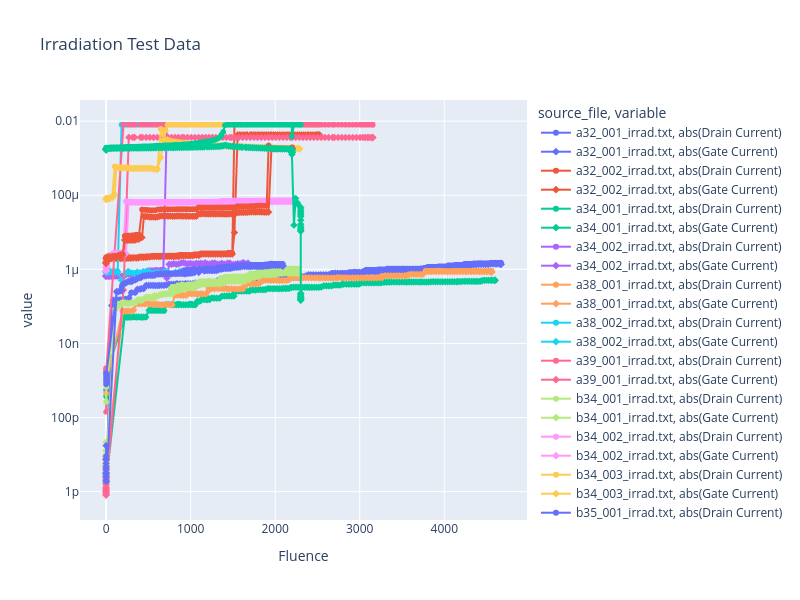

The notebook cell saved with this chart:
### Markdown cell above
## Irradiation Data

### Code cell
# Get irradiation data and plot Drain Current and Gate Current vs. Fluence on the same graph, with separate lines for each source file.
irrad_df = df[df["source_file"].str.contains("_irrad", case=False, na=False)]

if irrad_df.empty:
    print("No irradiation data found in the DataFrame.")
else:
    fig_irrad = px.line(
        irrad_df,
        x="Fluence",
        y=["abs(Drain Current)", "abs(Gate Current)"],
        color="source_file",
        markers=True,
        symbol="variable",
        title="Irradiation Test Data",
    )

    fig_irrad.update_layout(
        width=800,
        height=600,
        yaxis_type="log",  # Logarithmic scale for current to better visualize low currents
    )
    fig_irrad.show()

### Figure 1 — Plotly figure (JSON) as saved in the notebook; plotly's stock layout.template omitted (floating-point values rounded to 4 significant figures; data arrays with more than 128 entries replaced by an {"elided": "..."} marker saying what was removed)
{"data": [{"hovertemplate": "source_file=a32_001_irrad.txt<br>variable=abs(Drain Current)<br>Fluence=%{x}<br>value=%{y}<extra></extra>", "legendgroup": "a32_001_irrad.txt, abs(Drain Current)", "line": {"color": "#636efa", "dash": "solid"}, "marker": {"symbol": "circle"}, "mode": "lines+markers", "name": "a32_001_irrad.txt, abs(Drain Current)", "showlegend": true, "type": "scattergl", "x": {"elided": "254 float values"}, "xaxis": "x", "y": {"elided": "254 float values"}, "yaxis": "y"}, {"hovertemplate": "source_file=a32_001_irrad.txt<br>variable=abs(Gate Current)<br>Fluence=%{x}<br>value=%{y}<extra></extra>", "legendgroup": "a32_001_irrad.txt, abs(Gate Current)", "line": {"color": "#636efa", "dash": "solid"}, "marker": {"symbol": "diamond"}, "mode": "lines+markers", "name": "a32_001_irrad.txt, abs(Gate Current)", "showlegend": true, "type": "scattergl", "x": {"elided": "254 float values"}, "xaxis": "x", "y": {"elided": "254 float values"}, "yaxis": "y"}, {"hovertemplate": "source_file=a32_002_irrad.txt<br>variable=abs(Drain Current)<br>Fluence=%{x}<br>value=%{y}<extra></extra>", "legendgroup": "a32_002_irrad.txt, abs(Drain Current)", "line": {"color": "#EF553B", "dash": "solid"}, "marker": {"symbol": "circle"}, "mode": "lines+markers", "name": "a32_002_irrad.txt, abs(Drain Current)", "showlegend": true, "type": "scattergl", "x": {"elided": "173 float values"}, "xaxis": "x", "y": {"elided": "173 float values"}, "yaxis": "y"}, {"hovertemplate": "source_file=a32_002_irrad.txt<br>variable=abs(Gate Current)<br>Fluence=%{x}<br>value=%{y}<extra></extra>", "legendgroup": "a32_002_irrad.txt, abs(Gate Current)", "line": {"color": "#EF553B", "dash": "solid"}, "marker": {"symbol": "diamond"}, "mode": "lines+markers", "name": "a32_002_irrad.txt, abs(Gate Current)", "showlegend": true, "type": "scattergl", "x": {"elided": "173 float values"}, "xaxis": "x", "y": {"elided": "173 float values"}, "yaxis": "y"}, {"hovertemplate": "source_file=a34_001_irrad.txt<br>variable=abs(Drain Current)<br>Fluence=%{x}<br>value=%{y}<extra></extra>", "legendgroup": "a34_001_irrad.txt, abs(Drain Current)", "line": {"color": "#00cc96", "dash": "solid"}, "marker": {"symbol": "circle"}, "mode": "lines+markers", "name": "a34_001_irrad.txt, abs(Drain Current)", "showlegend": true, "type": "scattergl", "x": {"elided": "224 float values"}, "xaxis": "x", "y": {"elided": "224 float values"}, "yaxis": "y"}, {"hovertemplate": "source_file=a34_001_irrad.txt<br>variable=abs(Gate Current)<br>Fluence=%{x}<br>value=%{y}<extra></extra>", "legendgroup": "a34_001_irrad.txt, abs(Gate Current)", "line": {"color": "#00cc96", "dash": "solid"}, "marker": {"symbol": "diamond"}, "mode": "lines+markers", "name": "a34_001_irrad.txt, abs(Gate Current)", "showlegend": true, "type": "scattergl", "x": {"elided": "224 float values"}, "xaxis": "x", "y": {"elided": "224 float values"}, "yaxis": "y"}, {"hovertemplate": "source_file=a34_002_irrad.txt<br>variable=abs(Drain Current)<br>Fluence=%{x}<br>value=%{y}<extra></extra>", "legendgroup": "a34_002_irrad.txt, abs(Drain Current)", "line": {"color": "#ab63fa", "dash": "solid"}, "marker": {"symbol": "circle"}, "mode": "lines+markers", "name": "a34_002_irrad.txt, abs(Drain Current)", "showlegend": true, "type": "scattergl", "x": {"elided": "179 float values"}, "xaxis": "x", "y": {"elided": "179 float values"}, "yaxis": "y"}, {"hovertemplate": "source_file=a34_002_irrad.txt<br>variable=abs(Gate Current)<br>Fluence=%{x}<br>value=%{y}<extra></extra>", "legendgroup": "a34_002_irrad.txt, abs(Gate Current)", "line": {"color": "#ab63fa", "dash": "solid"}, "marker": {"symbol": "diamond"}, "mode": "lines+markers", "name": "a34_002_irrad.txt, abs(Gate Current)", "showlegend": true, "type": "scattergl", "x": {"elided": "179 float values"}, "xaxis": "x", "y": {"elided": "179 float values"}, "yaxis": "y"}, {"hovertemplate": "source_file=a38_001_irrad.txt<br>variable=abs(Drain Current)<br>Fluence=%{x}<br>value=%{y}<extra></extra>", "legendgroup": "a38_001_irrad.txt, abs(Drain Current)", "line": {"color": "#FFA15A", "dash": "solid"}, "marker": {"symbol": "circle"}, "mode": "lines+markers", "name": "a38_001_irrad.txt, abs(Drain Current)", "showlegend": true, "type": "scattergl", "x": {"elided": "227 float values"}, "xaxis": "x", "y": {"elided": "227 float values"}, "yaxis": "y"}, {"hovertemplate": "source_file=a38_001_irrad.txt<br>variable=abs(Gate Current)<br>Fluence=%{x}<br>value=%{y}<extra></extra>", "legendgroup": "a38_001_irrad.txt, abs(Gate Current)", "line": {"color": "#FFA15A", "dash": "solid"}, "marker": {"symbol": "diamond"}, "mode": "lines+markers", "name": "a38_001_irrad.txt, abs(Gate Current)", "showlegend": true, "type": "scattergl", "x": {"elided": "227 float values"}, "xaxis": "x", "y": {"elided": "227 float values"}, "yaxis": "y"}, {"hovertemplate": "source_file=a38_002_irrad.txt<br>variable=abs(Drain Current)<br>Fluence=%{x}<br>value=%{y}<extra></extra>", "legendgroup": "a38_002_irrad.txt, abs(Drain Current)", "line": {"color": "#19d3f3", "dash": "solid"}, "marker": {"symbol": "circle"}, "mode": "lines+markers", "name": "a38_002_irrad.txt, abs(Drain Current)", "showlegend": true, "type": "scattergl", "x": [0.0, 0.0, 0.0, 0.0, 0.0, 0.0, 0.0, 0.0, 0.0, 0.0, 0.0, 0.0, 0.0, 0.0, 0.0, 0.0, 0.0, 0.0, 0.0, 0.0, 0.0, 0.0, 0.0, 0.0, 0.0, 0.0, 0.0, 0.0, 0.0, 0.0, 0.0, 0.0, 0.0, 0.0, 0.0, 0.0, 4.0, 14.0, 19.0, 30.0, 40.0, 50.0, 76.0, 107.0, 137.0, 183.0, 229.0, 260.0, 275.0, 306.0, 337.0, 369.0, 404.0, 439.0, 473.0, 508.0, 541.0, 570.0, 599.0, 628.0, 658.0, 689.0, 721.0, 754.0, 770.0, 819.0, 836.0, 855.0, 875.0, 894.0, 914.0, 932.0, 932.0, 932.0, 932.0, 932.0, 932.0, 932.0, 932.0, 932.0, 932.0, 932.0, 932.0, 932.0, 932.0], "xaxis": "x", "y": [8.463e-07, 8.859e-07, 8.835e-07, 8.864e-07, 8.892e-07, 8.916e-07, 8.956e-07, 8.896e-07, 8.992e-07, 8.954e-07, 8.89e-07, 8.888e-07, 8.927e-07, 8.888e-07, 8.904e-07, 8.862e-07, 8.894e-07, 8.823e-07, 8.808e-07, 8.758e-07, 8.755e-07, 8.76e-07, 8.818e-07, 8.801e-07, 8.822e-07, 8.808e-07, 8.861e-07, 8.923e-07, 8.93e-07, 8.992e-07, 8.952e-07, 8.868e-07, 8.908e-07, 8.871e-07, 8.835e-07, 8.937e-07, 9.012e-07, 8.994e-07, 8.955e-07, 8.88e-07, 8.868e-07, 8.897e-07, 8.841e-07, 8.894e-07, 8.862e-07, 0.008002, 0.008002, 0.008002, 0.008002, 0.008002, 0.008002, 0.008002, 0.008002, 0.008002, 0.008002, 0.008002, 0.008002, 0.008002, 0.008002, 0.008002, 0.008002, 0.008002, 0.008002, 0.008002, 0.008002, 0.008002, 0.008002, 0.008002, 0.008002, 0.008002, 0.008002, 0.008002, 0.008002, 0.008002, 0.008002, 0.008002, 0.008002, 0.008002, 0.008002, 0.008002, 0.008002, 0.008002, 0.008002, 0.008002, 0.008002], "yaxis": "y"}, {"hovertemplate": "source_file=a38_002_irrad.txt<br>variable=abs(Gate Current)<br>Fluence=%{x}<br>value=%{y}<extra></extra>", "legendgroup": "a38_002_irrad.txt, abs(Gate Current)", "line": {"color": "#19d3f3", "dash": "solid"}, "marker": {"symbol": "diamond"}, "mode": "lines+markers", "name": "a38_002_irrad.txt, abs(Gate Current)", "showlegend": true, "type": "scattergl", "x": [0.0, 0.0, 0.0, 0.0, 0.0, 0.0, 0.0, 0.0, 0.0, 0.0, 0.0, 0.0, 0.0, 0.0, 0.0, 0.0, 0.0, 0.0, 0.0, 0.0, 0.0, 0.0, 0.0, 0.0, 0.0, 0.0, 0.0, 0.0, 0.0, 0.0, 0.0, 0.0, 0.0, 0.0, 0.0, 0.0, 4.0, 14.0, 19.0, 30.0, 40.0, 50.0, 76.0, 107.0, 137.0, 183.0, 229.0, 260.0, 275.0, 306.0, 337.0, 369.0, 404.0, 439.0, 473.0, 508.0, 541.0, 570.0, 599.0, 628.0, 658.0, 689.0, 721.0, 754.0, 770.0, 819.0, 836.0, 855.0, 875.0, 894.0, 914.0, 932.0, 932.0, 932.0, 932.0, 932.0, 932.0, 932.0, 932.0, 932.0, 932.0, 932.0, 932.0, 932.0, 932.0], "xaxis": "x", "y": [8.341e-07, 8.514e-07, 8.484e-07, 8.524e-07, 8.528e-07, 8.539e-07, 8.561e-07, 8.541e-07, 8.587e-07, 8.551e-07, 8.539e-07, 8.516e-07, 8.567e-07, 8.547e-07, 8.558e-07, 8.498e-07, 8.517e-07, 8.454e-07, 8.456e-07, 8.491e-07, 8.474e-07, 8.461e-07, 8.489e-07, 8.481e-07, 8.488e-07, 8.469e-07, 8.496e-07, 8.525e-07, 8.541e-07, 8.562e-07, 8.537e-07, 8.518e-07, 8.51e-07, 8.511e-07, 8.549e-07, 8.545e-07, 8.559e-07, 8.58e-07, 8.543e-07, 8.513e-07, 8.52e-07, 8.507e-07, 8.51e-07, 8.518e-07, 8.522e-07, 5.031e-07, 7.618e-07, 8.741e-07, 8.395e-07, 8.026e-07, 7.814e-07, 8.462e-07, 7.992e-07, 8.635e-07, 8.814e-07, 8.667e-07, 7.742e-07, 7.686e-07, 8.338e-07, 7.851e-07, 7.955e-07, 8.573e-07, 8.541e-07, 7.648e-07, 7.479e-07, 8.301e-07, 7.71e-07, 8.272e-07, 8.806e-07, 8.769e-07, 8.134e-07, 8.047e-07, 8.219e-07, 8.394e-07, 8.403e-07, 8.687e-07, 8.625e-07, 7.896e-07, 8.13e-07, 8.283e-07, 7.48e-07, 7.842e-07, 8.109e-07, 9.045e-07, 7.99e-07], "yaxis": "y"}, {"hovertemplate": "source_file=a39_001_irrad.txt<br>variable=abs(Drain Current)<br>Fluence=%{x}<br>value=%{y}<extra></extra>", "legendgroup": "a39_001_irrad.txt, abs(Drain Current)", "line": {"color": "#FF6692", "dash": "solid"}, "marker": {"symbol": "circle"}, "mode": "lines+markers", "name": "a39_001_irrad.txt, abs(Drain Current)", "showlegend": true, "type": "scattergl", "x": {"elided": "132 float values"}, "xaxis": "x", "y": {"elided": "132 float values"}, "yaxis": "y"}, {"hovertemplate": "source_file=a39_001_irrad.txt<br>variable=abs(Gate Current)<br>Fluence=%{x}<br>value=%{y}<extra></extra>", "legendgroup": "a39_001_irrad.txt, abs(Gate Current)", "line": {"color": "#FF6692", "dash": "solid"}, "marker": {"symbol": "diamond"}, "mode": "lines+markers", "name": "a39_001_irrad.txt, abs(Gate Current)", "showlegend": true, "type": "scattergl", "x": {"elided": "132 float values"}, "xaxis": "x", "y": {"elided": "132 float values"}, "yaxis": "y"}, {"hovertemplate": "source_file=b34_001_irrad.txt<br>variable=abs(Drain Current)<br>Fluence=%{x}<br>value=%{y}<extra></extra>", "legendgroup": "b34_001_irrad.txt, abs(Drain Current)", "line": {"color": "#B6E880", "dash": "solid"}, "marker": {"symbol": "circle"}, "mode": "lines+markers", "name": "b34_001_irrad.txt, abs(Drain Current)", "showlegend": true, "type": "scattergl", "x": {"elided": "191 float values"}, "xaxis": "x", "y": {"elided": "191 float values"}, "yaxis": "y"}, {"hovertemplate": "source_file=b34_001_irrad.txt<br>variable=abs(Gate Current)<br>Fluence=%{x}<br>value=%{y}<extra></extra>", "legendgroup": "b34_001_irrad.txt, abs(Gate Current)", "line": {"color": "#B6E880", "dash": "solid"}, "marker": {"symbol": "diamond"}, "mode": "lines+markers", "name": "b34_001_irrad.txt, abs(Gate Current)", "showlegend": true, "type": "scattergl", "x": {"elided": "191 float values"}, "xaxis": "x", "y": {"elided": "191 float values"}, "yaxis": "y"}, {"hovertemplate": "source_file=b34_002_irrad.txt<br>variable=abs(Drain Current)<br>Fluence=%{x}<br>value=%{y}<extra></extra>", "legendgroup": "b34_002_irrad.txt, abs(Drain Current)", "line": {"color": "#FF97FF", "dash": "solid"}, "marker": {"symbol": "circle"}, "mode": "lines+markers", "name": "b34_002_irrad.txt, abs(Drain Current)", "showlegend": true, "type": "scattergl", "x": {"elided": "217 float values"}, "xaxis": "x", "y": {"elided": "217 float values"}, "yaxis": "y"}, {"hovertemplate": "source_file=b34_002_irrad.txt<br>variable=abs(Gate Current)<br>Fluence=%{x}<br>value=%{y}<extra></extra>", "legendgroup": "b34_002_irrad.txt, abs(Gate Current)", "line": {"color": "#FF97FF", "dash": "solid"}, "marker": {"symbol": "diamond"}, "mode": "lines+markers", "name": "b34_002_irrad.txt, abs(Gate Current)", "showlegend": true, "type": "scattergl", "x": {"elided": "217 float values"}, "xaxis": "x", "y": {"elided": "217 float values"}, "yaxis": "y"}, {"hovertemplate": "source_file=b34_003_irrad.txt<br>variable=abs(Drain Current)<br>Fluence=%{x}<br>value=%{y}<extra></extra>", "legendgroup": "b34_003_irrad.txt, abs(Drain Current)", "line": {"color": "#FECB52", "dash": "solid"}, "marker": {"symbol": "circle"}, "mode": "lines+markers", "name": "b34_003_irrad.txt, abs(Drain Current)", "showlegend": true, "type": "scattergl", "x": {"elided": "182 float values"}, "xaxis": "x", "y": {"elided": "182 float values"}, "yaxis": "y"}, {"hovertemplate": "source_file=b34_003_irrad.txt<br>variable=abs(Gate Current)<br>Fluence=%{x}<br>value=%{y}<extra></extra>", "legendgroup": "b34_003_irrad.txt, abs(Gate Current)", "line": {"color": "#FECB52", "dash": "solid"}, "marker": {"symbol": "diamond"}, "mode": "lines+markers", "name": "b34_003_irrad.txt, abs(Gate Current)", "showlegend": true, "type": "scattergl", "x": {"elided": "182 float values"}, "xaxis": "x", "y": {"elided": "182 float values"}, "yaxis": "y"}, {"hovertemplate": "source_file=b35_001_irrad.txt<br>variable=abs(Drain Current)<br>Fluence=%{x}<br>value=%{y}<extra></extra>", "legendgroup": "b35_001_irrad.txt, abs(Drain Current)", "line": {"color": "#636efa", "dash": "solid"}, "marker": {"symbol": "circle"}, "mode": "lines+markers", "name": "b35_001_irrad.txt, abs(Drain Current)", "showlegend": true, "type": "scattergl", "x": {"elided": "195 float values"}, "xaxis": "x", "y": {"elided": "195 float values"}, "yaxis": "y"}, {"hovertemplate": "source_file=b35_001_irrad.txt<br>variable=abs(Gate Current)<br>Fluence=%{x}<br>value=%{y}<extra></extra>", "legendgroup": "b35_001_irrad.txt, abs(Gate Current)", "line": {"color": "#636efa", "dash": "solid"}, "marker": {"symbol": "diamond"}, "mode": "lines+markers", "name": "b35_001_irrad.txt, abs(Gate Current)", "showlegend": true, "type": "scattergl", "x": {"elided": "195 float values"}, "xaxis": "x", "y": {"elided": "195 float values"}, "yaxis": "y"}, {"hovertemplate": "source_file=b35_002_irrad.txt<br>variable=abs(Drain Current)<br>Fluence=%{x}<br>value=%{y}<extra></extra>", "legendgroup": "b35_002_irrad.txt, abs(Drain Current)", "line": {"color": "#EF553B", "dash": "solid"}, "marker": {"symbol": "circle"}, "mode": "lines+markers", "name": "b35_002_irrad.txt, abs(Drain Current)", "showlegend": true, "type": "scattergl", "x": {"elided": "272 float values"}, "xaxis": "x", "y": {"elided": "272 float values"}, "yaxis": "y"}, {"hovertemplate": "source_file=b35_002_irrad.txt<br>variable=abs(Gate Current)<br>Fluence=%{x}<br>value=%{y}<extra></extra>", "legendgroup": "b35_002_irrad.txt, abs(Gate Current)", "line": {"color": "#EF553B", "dash": "solid"}, "marker": {"symbol": "diamond"}, "mode": "lines+markers", "name": "b35_002_irrad.txt, abs(Gate Current)", "showlegend": true, "type": "scattergl", "x": {"elided": "272 float values"}, "xaxis": "x", "y": {"elided": "272 float values"}, "yaxis": "y"}, {"hovertemplate": "source_file=b35_003_irrad.txt<br>variable=abs(Drain Current)<br>Fluence=%{x}<br>value=%{y}<extra></extra>", "legendgroup": "b35_003_irrad.txt, abs(Drain Current)", "line": {"color": "#00cc96", "dash": "solid"}, "marker": {"symbol": "circle"}, "mode": "lines+markers", "name": "b35_003_irrad.txt, abs(Drain Current)", "showlegend": true, "type": "scattergl", "x": {"elided": "268 float values"}, "xaxis": "x", "y": {"elided": "268 float values"}, "yaxis": "y"}, {"hovertemplate": "source_file=b35_003_irrad.txt<br>variable=abs(Gate Current)<br>Fluence=%{x}<br>value=%{y}<extra></extra>", "legendgroup": "b35_003_irrad.txt, abs(Gate Current)", "line": {"color": "#00cc96", "dash": "solid"}, "marker": {"symbol": "diamond"}, "mode": "lines+markers", "name": "b35_003_irrad.txt, abs(Gate Current)", "showlegend": true, "type": "scattergl", "x": {"elided": "268 float values"}, "xaxis": "x", "y": {"elided": "268 float values"}, "yaxis": "y"}], "layout": {"height": 600, "legend": {"title": {"text": "source_file, variable"}, "tracegroupgap": 0}, "title": {"text": "Irradiation Test Data"}, "width": 800, "xaxis": {"anchor": "y", "domain": [0, 1], "title": {"text": "Fluence"}}, "yaxis": {"anchor": "x", "domain": [0, 1], "title": {"text": "value"}, "type": "log"}}}
